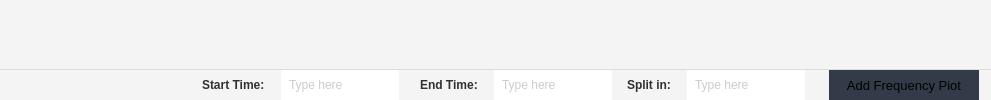
                           <widget class="QFrame" name="frequency_top">
                            <property name="sizePolicy">
                             <sizepolicy hsizetype="Preferred" vsizetype="Expanding">
                              <horstretch>0</horstretch>
                              <verstretch>2</verstretch>
                             </sizepolicy>
                            </property>
                            <property name="styleSheet">
                             <string notr="true">background-color:#f4f4f4;
border:none;</string>
                            </property>
                            <property name="frameShape">
                             <enum>QFrame::StyledPanel</enum>
                            </property>
                            <property name="frameShadow">
                             <enum>QFrame::Raised</enum>
                            </property>
                            <layout class="QVBoxLayout" name="verticalLayout_83">
                             <property name="spacing">
                              <number>0</number>
                             </property>
                             <property name="leftMargin">
                              <number>0</number>
                             </property>
                             <property name="topMargin">
                              <number>0</number>
                             </property>
                             <property name="rightMargin">
                              <number>0</number>
                             </property>
                             <property name="bottomMargin">
                              <number>0</number>
                             </property>
                             <item>
                              <widget class="QFrame" name="frame_31">
                               <property name="sizePolicy">
                                <sizepolicy hsizetype="Preferred" vsizetype="Expanding">
                                 <horstretch>0</horstretch>
                                 <verstretch>5</verstretch>
                                </sizepolicy>
                               </property>
                               <property name="styleSheet">
                                <string notr="true"/>
                               </property>
                               <property name="frameShape">
                                <enum>QFrame::StyledPanel</enum>
                               </property>
                               <property name="frameShadow">
                                <enum>QFrame::Raised</enum>
                               </property>
                               <layout class="QVBoxLayout" name="verticalLayout_85">
                                <property name="spacing">
                                 <number>0</number>
                                </property>
                                <property name="leftMargin">
                                 <number>0</number>
                                </property>
                                <property name="topMargin">
                                 <number>0</number>
                                </property>
                                <property name="rightMargin">
                                 <number>0</number>
                                </property>
                                <property name="bottomMargin">
                                 <number>0</number>
                                </property>
                                <item>
                                 <widget class="QFrame" name="frame_62">
                                  <property name="styleSheet">
                                   <string notr="true">border-bottom:1px solid rgba(0,0,0,0.1);</string>
                                  </property>
                                  <property name="frameShape">
                                   <enum>QFrame::StyledPanel</enum>
                                  </property>
                                  <property name="frameShadow">
                                   <enum>QFrame::Raised</enum>
                                  </property>
                                 </widget>
                                </item>
                               </layout>
                              </widget>
                             </item>
                             <item>
                              <widget class="QFrame" name="frame_57">
                               <property name="sizePolicy">
                                <sizepolicy hsizetype="Preferred" vsizetype="Expanding">
                                 <horstretch>0</horstretch>
                                 <verstretch>1</verstretch>
                                </sizepolicy>
                               </property>
                               <property name="styleSheet">
                                <string notr="true">padding:0px 6px;
</string>
                               </property>
                               <property name="frameShape">
                                <enum>QFrame::StyledPanel</enum>
                               </property>
                               <property name="frameShadow">
                                <enum>QFrame::Raised</enum>
                               </property>
                               <layout class="QHBoxLayout" name="horizontalLayout_44">
                                <property name="leftMargin">
                                 <number>0</number>
                                </property>
                                <property name="topMargin">
                                 <number>0</number>
                                </property>
                                <property name="rightMargin">
                                 <number>0</number>
                                </property>
                                <property name="bottomMargin">
                                 <number>0</number>
                                </property>
                                <item>
                                 <spacer name="horizontalSpacer_19">
                                  <property name="orientation">
                                   <enum>Qt::Horizontal</enum>
                                  </property>
                                  <property name="sizeHint" stdset="0">
                                   <size>
                                    <width>175</width>
                                    <height>20</height>
                                   </size>
                                  </property>
                                 </spacer>
                                </item>
                                <item>
                                 <widget class="QFrame" name="frame_58">
                                  <property name="styleSheet">
                                   <string notr="true"/>
                                  </property>
                                  <property name="frameShape">
                                   <enum>QFrame::StyledPanel</enum>
                                  </property>
                                  <property name="frameShadow">
                                   <enum>QFrame::Raised</enum>
                                  </property>
                                  <layout class="QHBoxLayout" name="horizontalLayout_43">
                                   <property name="spacing">
                                    <number>0</number>
                                   </property>
                                   <property name="leftMargin">
                                    <number>0</number>
                                   </property>
                                   <property name="topMargin">
                                    <number>0</number>
                                   </property>
                                   <property name="rightMargin">
                                    <number>0</number>
                                   </property>
                                   <property name="bottomMargin">
                                    <number>0</number>
                                   </property>
                                   <item>
                                    <widget class="QFrame" name="frame_61">
                                     <property name="frameShape">
                                      <enum>QFrame::StyledPanel</enum>
                                     </property>
                                     <property name="frameShadow">
                                      <enum>QFrame::Raised</enum>
                                     </property>
                                     <layout class="QHBoxLayout" name="horizontalLayout_42">
                                      <property name="spacing">
                                       <number>6</number>
                                      </property>
                                      <property name="leftMargin">
                                       <number>0</number>
                                      </property>
                                      <property name="topMargin">
                                       <number>0</number>
                                      </property>
                                      <property name="rightMargin">
                                       <number>0</number>
                                      </property>
                                      <property name="bottomMargin">
                                       <number>0</number>
                                      </property>
                                      <item>
                                       <widget class="QLabel" name="label_13">
                                        <property name="styleSheet">
                                         <string notr="true">color:rgba(0,0,0,0.8);
font-weight:bold;</string>
                                        </property>
                                        <property name="text">
                                         <string>Start Time:</string>
                                        </property>
                                       </widget>
                                      </item>
                                      <item>
                                       <widget class="QLineEdit" name="lineEdit_5">
                                        <property name="minimumSize">
                                         <size>
                                          <width>0</width>
                                          <height>30</height>
                                         </size>
                                        </property>
                                        <property name="styleSheet">
                                         <string notr="true">background-color: rgb(255, 255, 255);
color:rgba(0,0,0,0.4);</string>
                                        </property>
                                        <property name="text">
                                         <string/>
                                        </property>
                                        <property name="placeholderText">
                                         <string>Type here</string>
                                        </property>
                                       </widget>
                                      </item>
                                     </layout>
                                    </widget>
                                   </item>
                                   <item>
                                    <widget class="QFrame" name="frame_60">
                                     <property name="frameShape">
                                      <enum>QFrame::StyledPanel</enum>
                                     </property>
                                     <property name="frameShadow">
                                      <enum>QFrame::Raised</enum>
                                     </property>
                                     <layout class="QHBoxLayout" name="horizontalLayout_41">
                                      <property name="spacing">
                                       <number>6</number>
                                      </property>
                                      <property name="leftMargin">
                                       <number>0</number>
                                      </property>
                                      <property name="topMargin">
                                       <number>0</number>
                                      </property>
                                      <property name="rightMargin">
                                       <number>0</number>
                                      </property>
                                      <property name="bottomMargin">
                                       <number>0</number>
                                      </property>
                                      <item>
                                       <widget class="QLabel" name="label">
                                        <property name="styleSheet">
                                         <string notr="true">color:rgba(0,0,0,0.8);
font-weight:bold;</string>
                                        </property>
                                        <property name="text">
                                         <string>End Time:</string>
                                        </property>
                                       </widget>
                                      </item>
                                      <item>
                                       <widget class="QLineEdit" name="lineEdit_4">
                                        <property name="minimumSize">
                                         <size>
                                          <width>0</width>
                                          <height>30</height>
                                         </size>
                                        </property>
                                        <property name="styleSheet">
                                         <string notr="true">background-color: rgb(255, 255, 255);
color:rgba(0,0,0,0.4);
border:none;</string>
                                        </property>
                                        <property name="text">
                                         <string/>
                                        </property>
                                        <property name="placeholderText">
                                         <string>Type here</string>
                                        </property>
                                       </widget>
                                      </item>
                                                                            <item>
                                       <widget class="QLabel" name="label">
                                        <property name="styleSheet">
                                         <string notr="true">color:rgba(0,0,0,0.8);
font-weight:bold;</string>
                                        </property>
                                        <property name="text">
                                         <string>Split in:</string>
                                        </property>
                                       </widget>
                                      </item>
                                      <item>
                                       <widget class="QLineEdit" name="lineEdit_55">
                                        <property name="minimumSize">
                                         <size>
                                          <width>0</width>
                                          <height>30</height>
                                         </size>
                                        </property>
                                        <property name="styleSheet">
                                         <string notr="true">background-color: rgb(255, 255, 255);
color:rgba(0,0,0,0.4);
border:none;</string>
                                        </property>
                                        <property name="text">
                                         <string/>
                                        </property>
                                        <property name="placeholderText">
                                         <string>Type here</string>
                                        </property>
                                       </widget>
                                      </item>
                                     </layout>
                                    </widget>
                                   </item>
                                  </layout>
                                 </widget>
                                </item>
                                <item>
                                 <widget class="QFrame" name="frame_59">
                                  <property name="frameShape">
                                   <enum>QFrame::StyledPanel</enum>
                                  </property>
                                  <property name="frameShadow">
                                   <enum>QFrame::Raised</enum>
                                  </property>
                                  <layout class="QVBoxLayout" name="verticalLayout_84">
                                   <property name="spacing">
                                    <number>0</number>
                                   </property>
                                   <property name="leftMargin">
                                    <number>0</number>
                                   </property>
                                   <property name="topMargin">
                                    <number>0</number>
                                   </property>
                                   <property name="rightMargin">
                                    <number>0</number>
                                   </property>
                                   <property name="bottomMargin">
                                    <number>0</number>
                                   </property>
                                   <item>
                                    <widget class="QPushButton" name="pushButton_21">
                                     <property name="minimumSize">
                                      <size>
                                       <width>150</width>
                                       <height>30</height>
                                      </size>
                                     </property>
                                     <property name="font">
                                      <font>
                                       <family>Segoe UI</family>
                                       <pointsize>10</pointsize>
                                       <italic>false</italic>
                                       <bold>false</bold>
                                      </font>
                                     </property>
                                     <property name="cursor">
                                      <cursorShape>PointingHandCursor</cursorShape>
                                     </property>
                                     <property name="styleSheet">
                                      <string notr="true">background-color: rgb(52, 59, 72);</string>
                                     </property>
                                     <property name="text">
                                      <string>Add Frequency Piot</string>
                                     </property>
                                     <property name="icon">
                                      <iconset resource="resources.qrc">
                                       <normaloff>:/icons/images/icons/cil-medical-cross.png</normaloff>:/icons/images/icons/cil-medical-cross.png</iconset>
                                     </property>
                                    </widget>
                                   </item>
                                  </layout>
                                 </widget>
                                </item>
                               </layout>
                              </widget>
                             </item>
                            </layout>
                           </widget>
